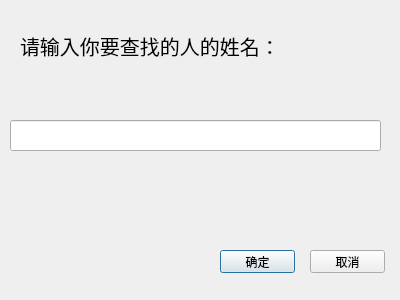
<?xml version="1.0" encoding="UTF-8"?>
<ui version="4.0">
 <class>ShowNameDialog</class>
 <widget class="QDialog" name="ShowNameDialog">
  <property name="geometry">
   <rect>
    <x>0</x>
    <y>0</y>
    <width>400</width>
    <height>300</height>
   </rect>
  </property>
  <property name="windowTitle">
   <string>Dialog</string>
  </property>
  <widget class="QPushButton" name="pushButton">
   <property name="geometry">
    <rect>
     <x>220</x>
     <y>250</y>
     <width>75</width>
     <height>23</height>
    </rect>
   </property>
   <property name="text">
    <string>确定</string>
   </property>
  </widget>
  <widget class="QPushButton" name="pushButton_2">
   <property name="geometry">
    <rect>
     <x>310</x>
     <y>250</y>
     <width>75</width>
     <height>23</height>
    </rect>
   </property>
   <property name="text">
    <string>取消</string>
   </property>
  </widget>
  <widget class="QLabel" name="label">
   <property name="geometry">
    <rect>
     <x>20</x>
     <y>20</y>
     <width>301</width>
     <height>51</height>
    </rect>
   </property>
   <property name="font">
    <font>
     <pointsize>15</pointsize>
    </font>
   </property>
   <property name="text">
    <string>请输入你要查找的人的姓名： </string>
   </property>
  </widget>
  <widget class="QLineEdit" name="lineEdit">
   <property name="geometry">
    <rect>
     <x>10</x>
     <y>120</y>
     <width>371</width>
     <height>31</height>
    </rect>
   </property>
  </widget>
 </widget>
 <resources/>
 <connections/>
</ui>
